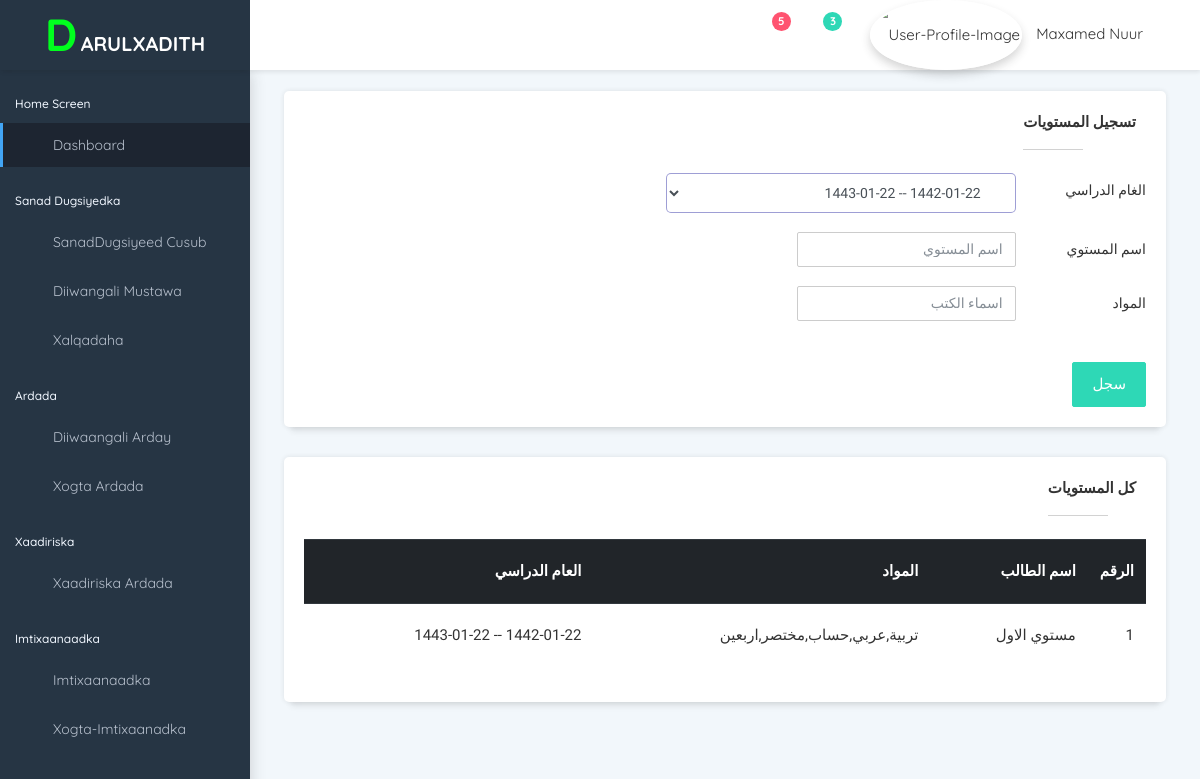
Page /mustawa/ on the earlier database version.
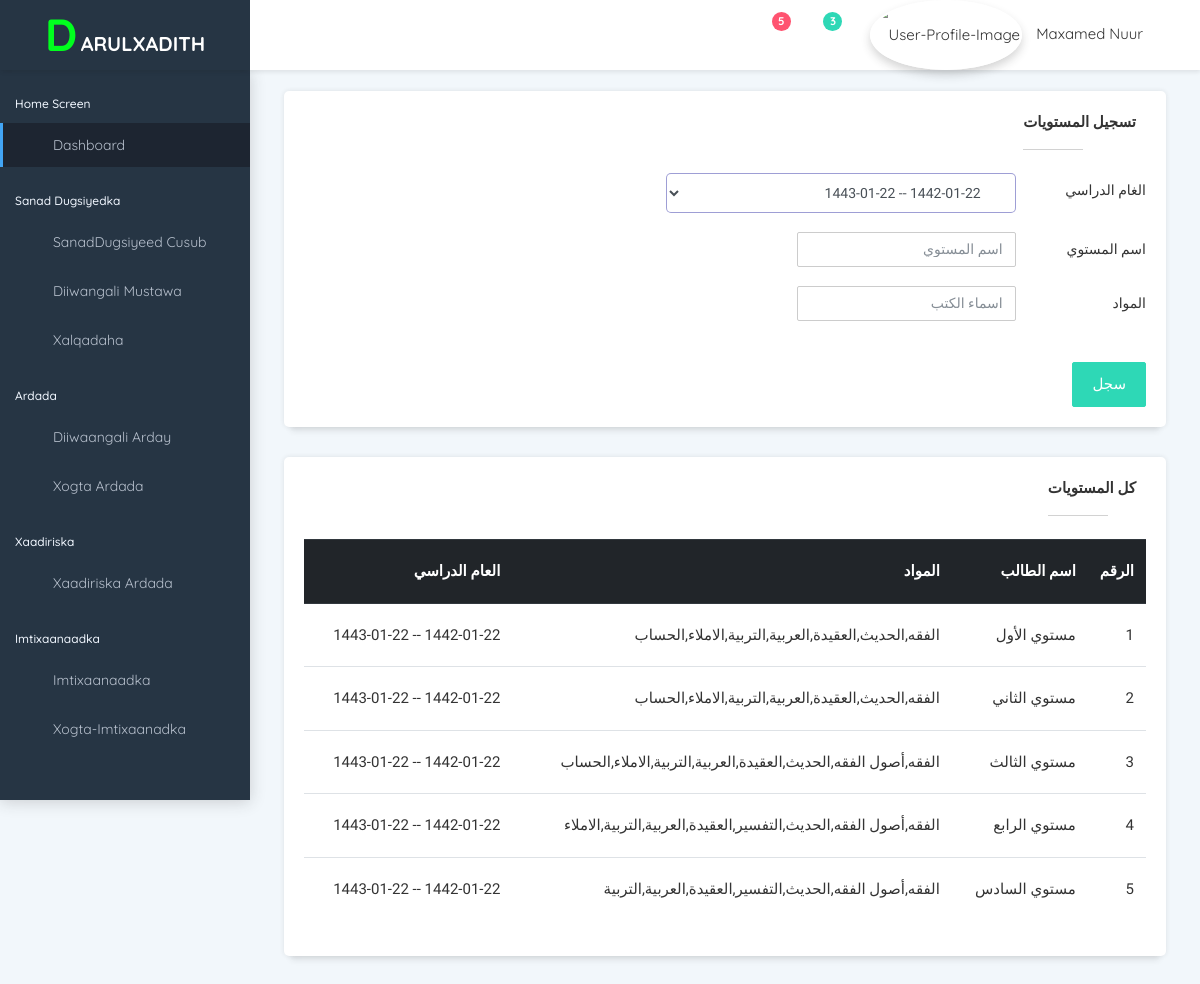
Same page on the later database version.
### darulxadith_system/models.py (models this page shows)
class Mustawaha(models.Model):
    magacaMustawaha=models.CharField(max_length=100)
    sanadDugsiyeedka=models.ForeignKey(SanadDugsiyeedka,on_delete=models.CASCADE)
    maadoyinka=models.CharField(max_length=1000)
    def __str__(self) -> str:
        return self.magacaMustawaha

class SanadDugsiyeedka(models.Model):
    taariikhdaBillowgaHijri = models.CharField(max_length=10)
    taariikhdaDhamaadkaHijri = models.CharField(max_length=10)
    taariikhdaBillowgaMiladi=models.CharField(max_length=10)
    taariikhdaDhamaadkaMIladi=models.CharField(max_length=10)
    def __str__(self):
        return str(self.taariikhdaBillowgaHijri)+" -- "+str(self.taariikhdaDhamaadkaHijri)

### darulxadith_system/views.py (the view)
# urls.py: path('mustawa/',views.registerMustawa,name='add_mustawa'),
def registerMustawa(request):
    if request.POST:
        magacaMustawaha=request.POST.get('magaca-mustawaha')
        sanadDugsiyedka=request.POST.get('sanad-dugsiyedka')
        maadoyinka=request.POST.get('maadoyinka')
        Mustawaha.objects.create(magacaMustawaha=magacaMustawaha,sanadDugsiyeedka=SanadDugsiyeedka.objects.all()[0],maadoyinka=maadoyinka)
    sanadDugsiyedyada=SanadDugsiyeedka.objects.all()
    mustawayasha=Mustawaha.objects.all()
    data={
        'sanadDugsiyedyada':sanadDugsiyedyada,
        'mustawayasha':mustawayasha
    }
    return render(request,'darulxadith_pr/add_mustawa.html',data)

### templates/darulxadith_pr/add_mustawa.html (shortened to what the changed rows need)
{% extends 'base.html' %}
{% load jalali_tags %}
{% load static %}
{% block content %}
<link href="{% static " hijriStatic/css/bootstrap-datetimepicker.min.css" %}" rel="stylesheet" />
<div class="pcoded-content" dir="rtl" style="text-align: right; font-family: 'Amiri', serif;">
    <div class="pcoded-inner-content">
        <div class="main-body">
            <div class="page-wrapper">
                <div class="page-body">
                    <div class="row">
                        <div class="col-sm-12">
                            <div class="card">
                                <div class="card-block">
                                    <table class="table">
                                        <thead class="thead-dark">
                                            <th width="10px" >الرقم</th>
                                            <th>اسم الطالب</th>
                                            <th>المواد</th>
                                            <th>العام الدراسي</th>
                                        </thead>
                                        <tbody>
                                            {% for mustawaha in mustawayasha %}
                                            <tr onclick="location.href='/xogta_mustawahaan/{{mustawaha.pk}}'" >
                                                 <td>{{ forloop.counter }}</td>
                                                <td>{{ mustawaha }}</td>
                                                <td>{{ mustawaha.maadoyinka }}</td>
                                                <td>{{ mustawaha.sanadDugsiyeedka }}</td>
                                            </tr>
                                            {% endfor %}
                                        </tbody>
                                    </table>
                                </div>
                            </div>
                        </div>
                    </div>
                </div>
            </div>
        </div>
    </div>
</div>
{% endblock %}

Differences in the rows shown:
changed Mustawaha: magacaMustawaha "مستوي الاول" → "مستوي الأول"; maadoyinka "تربية,عربي,حساب,مختصر,اربعين" → "الفقه,الحديث,العقيدة,العربية,التربية,الاملاء,الحساب"
added Mustawaha: magacaMustawaha "مستوي الثاني", maadoyinka "الفقه,الحديث,العقيدة,العربية,التربية,الاملاء,الحساب", sanadDugsiyeedka "1442-01-22 -- 1443-01-22"
added Mustawaha: magacaMustawaha "مستوي الثالث", maadoyinka "الفقه,أصول الفقه,الحديث,العقيدة,العربية,التربية,الاملاء,الحساب", sanadDugsiyeedka "1442-01-22 -- 1443-01-22"
added Mustawaha: magacaMustawaha "مستوي الرابع", maadoyinka "الفقه,أصول الفقه,الحديث,التفسير,العقيدة,العربية,التربية,الاملاء", sanadDugsiyeedka "1442-01-22 -- 1443-01-22"
added Mustawaha: magacaMustawaha "مستوي السادس", maadoyinka "الفقه,أصول الفقه,الحديث,التفسير,العقيدة,العربية,التربية", sanadDugsiyeedka "1442-01-22 -- 1443-01-22"
